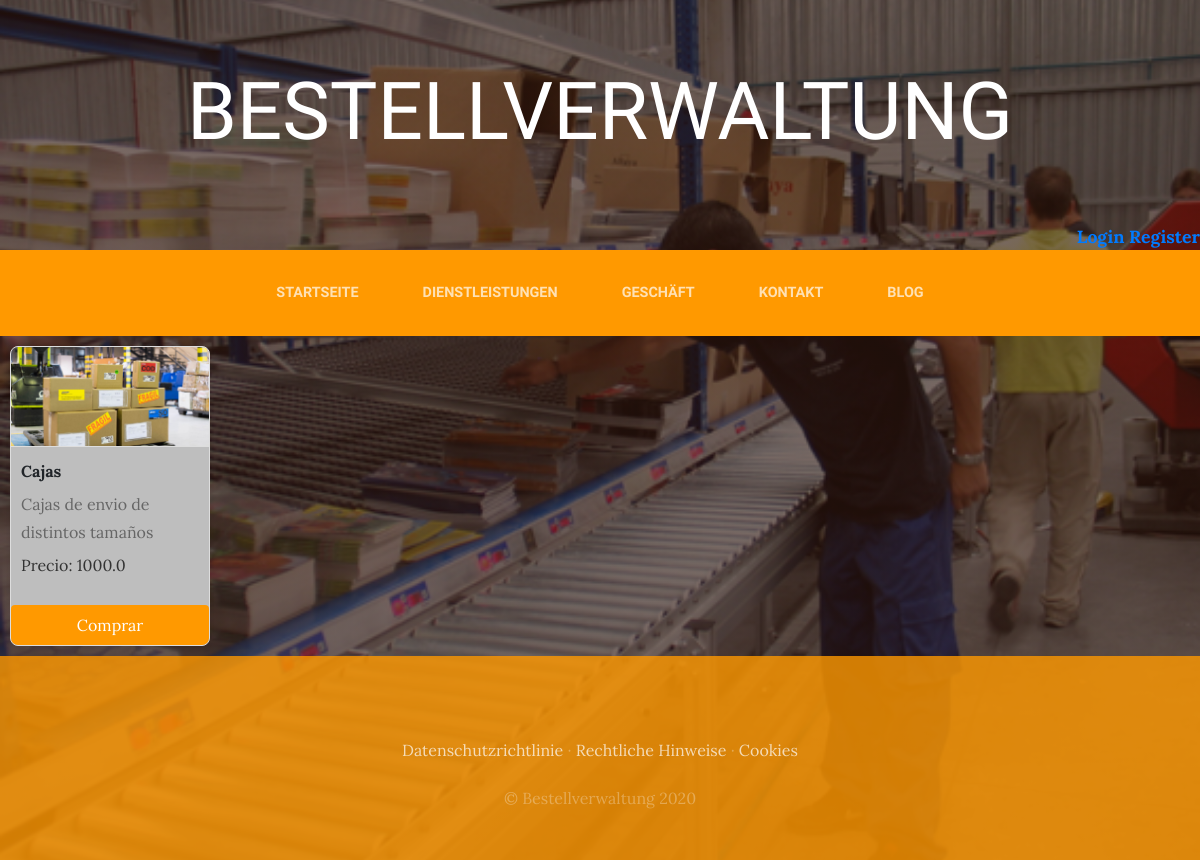
The app's page /store/singleproduct/1/ with its own data.
### store/models.py (models this page shows, shortened)
class Product(models.Model):
    name=models.CharField(max_length=50)
    description=models.CharField(max_length=120)
    category=models.ForeignKey(Store_category, on_delete=models.CASCADE)
    image=models.ImageField(upload_to='store', null=True, blank=True)
    price=models.FloatField()
    avialable=models.BooleanField(default=True)
    created=models.DateTimeField(auto_now_add=True)
    updated=models.DateTimeField(auto_now_add=True)
    class Meta:
        verbose_name='product'
        verbose_name_plural='products'

### store/views.py (the view)
# urls.py: path('singleproduct/<int:_id>/', views.single_product, name='singleproduct'),
def single_product(request, _id):
    product_ = Product.objects.get(id=_id)
    return render(request, 'store/singleproduct.html', {'product': product_})

### basket/context_processor.py (called while the page is built)
def total_basket(request):
    _total=0
    """if request.user.is_authenticated:
        for key, value in request.session["basket"].items():
            _total = _total+(float(value["price"]))
            return {"total_basket": _total}
    else:"""
    return {"total_basket": _total}

### store/Templates/store/singleproduct.html
{% extends "ProyectoWebApp/base.html" %}
{% load static %}
{% block content %}
<head>
    <link href="{%  static 'ProyectoWebApp/css/store.css' %}" rel="stylesheet">
</head>
<div class="container_product">
    {% if product %}
    <div class="product ">
        <img class="product_img" src="{% if product.image %} {{product.image.url}} {% endif %}" alt="">
        <div class="product_descriptions">
            <p class="product_name">{{product.name}}</p>
            <p class="product_descript">{{product.description}}</p>
            <p class="product_price">Precio: {{product.price}}</p>
        </div>
        <button class="product_btn">Comprar</button>
    </div>
    {% else %}
    <p>There are no products</p>
    {% endif %}
</div>
{% endblock %}

### ProyectoWebApp/static/ProyectoWebApp/css/gestion.css (style rules this page uses)
body { font-family: 'Lora'; background: linear-gradient(rgba(47, 23, 15, 0.65), rgba(47, 23, 15, 0.65)), url("../img/bg_main.jpg"); background-attachment: fixed; background-position: center; background-size: cover; }
p { line-height: 1.75; }

### ProyectoWebApp/static/ProyectoWebApp/css/store.css (style rules this page uses)
.product { max-width: 200px; min-height: 300px; border: 1px solid #ddd; border-radius: 8px; overflow: hidden; margin: 10px; box-shadow: 0 0 5px rgba(0, 0, 0, 0.1); background-color: rgb(190, 190, 190); position: relative; }
.product_img { width: 100%; max-height: 100px; height: auto; display: block; border-bottom: 1px solid #ddd; object-fit: cover; }
.product_descriptions { padding: 10px; }
.product_name { font-weight: bold; margin: 0; }
.product_descript { margin: 5px 0; color: #666; }
.product_price { margin: 5px 0; color: #333; }
.product_btn { display: block; width: 100%; padding: 8px 0; background-color: rgba(255, 153, 0); color: #fff; border: none; border-radius: 4px; cursor: pointer; transition: background-color 0.3s ease; position: absolute; bottom: 0; }

### records on screen
Product: image (picture), name "Cajas", description "Cajas de envio de distintos tamaños", price "1000.0"
